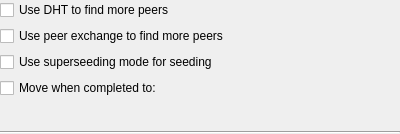
<?xml version="1.0" encoding="UTF-8"?>
<ui version="4.0">
 <class>PropertiesDlg</class>
 <widget class="QWidget" name="PropertiesDlg">
  <property name="geometry">
   <rect>
    <x>0</x>
    <y>0</y>
    <width>400</width>
    <height>134</height>
   </rect>
  </property>
  <property name="windowTitle">
   <string>Properties</string>
  </property>
  <layout class="QVBoxLayout" name="verticalLayout">
   <property name="margin">
    <number>0</number>
   </property>
   <item>
    <widget class="QCheckBox" name="dht">
     <property name="toolTip">
      <string>DHT is a distributed database which can be used to find more peers for a torrent.</string>
     </property>
     <property name="text">
      <string>Use DHT to find more peers</string>
     </property>
    </widget>
   </item>
   <item>
    <widget class="QCheckBox" name="pex">
     <property name="toolTip">
      <string>Peer exchange results in more peers being found, by exchanging information about peers with other peers.</string>
     </property>
     <property name="text">
      <string>Use peer exchange to find more peers</string>
     </property>
    </widget>
   </item>
   <item>
    <widget class="QCheckBox" name="superseeding">
     <property name="toolTip">
      <string>&lt;p style=&quot; margin-top:0px; margin-bottom:0px; margin-left:0px; margin-right:0px; -qt-block-indent:0; text-indent:0px;&quot;&gt;Superseeding mode, is a special seeding mode which allows you to achieve much higher seeding efficiencies. This results in less bandwidth used to spread a torrent.&lt;/p&gt;
&lt;p style=&quot;-qt-paragraph-type:empty; margin-top:0px; margin-bottom:0px; margin-left:0px; margin-right:0px; -qt-block-indent:0; text-indent:0px;&quot;&gt;&lt;/p&gt;
&lt;p style=&quot; margin-top:0px; margin-bottom:0px; margin-left:0px; margin-right:0px; -qt-block-indent:0; text-indent:0px;&quot;&gt;&lt;span style=&quot; font-weight:600;&quot;&gt;Note: &lt;/span&gt;This should only be used if the swarm has not fully been established. Once there are multiple active seeders, this mode becomes useless.&lt;/p&gt;</string>
     </property>
     <property name="text">
      <string>Use superseeding mode for seeding</string>
     </property>
    </widget>
   </item>
   <item>
    <widget class="QCheckBox" name="move_on_completion_enabled">
     <property name="toolTip">
      <string>Move the files of the torrent to a different directory when it has finished downloading.</string>
     </property>
     <property name="text">
      <string>Move when completed to:</string>
     </property>
    </widget>
   </item>
   <item>
    <widget class="KUrlRequester" name="move_on_completion_url">
     <property name="toolTip">
      <string>Location to move the files to.</string>
     </property>
     <property name="mode">
      <set>KFile::Directory|KFile::ExistingOnly|KFile::LocalOnly</set>
     </property>
    </widget>
   </item>
   <item>
    <widget class="Line" name="line">
     <property name="orientation">
      <enum>Qt::Horizontal</enum>
     </property>
    </widget>
   </item>
  </layout>
 </widget>
 <customwidgets>
  <customwidget>
   <class>KUrlRequester</class>
   <extends>QFrame</extends>
   <header>kurlrequester.h</header>
  </customwidget>
 </customwidgets>
 <resources/>
 <connections/>
</ui>
